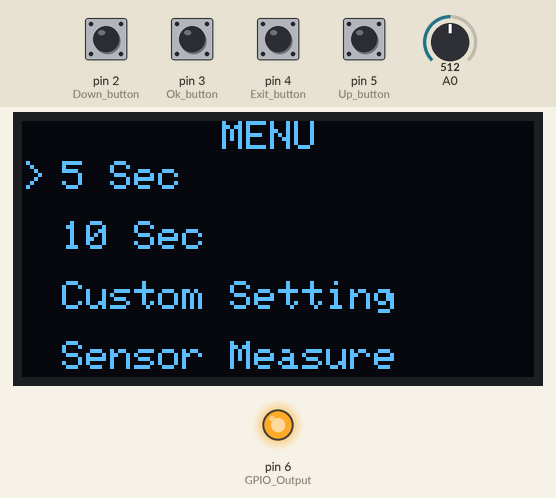
A sketch run on a simulated Arduino Uno, built with avr-gcc and run on an emulated ATmega328P. Shown: 128×64 one-colour display, output pins drawn as LEDs (lit = HIGH). Inputs (shaded band) come from the test bench; at power-on: pin 2 (Down_button), pin 3 (Ok_button), pin 4 (Exit_button), pin 5 (Up_button) HIGH, A0 = 512. What the sketch prints to the serial monitor is not drawn.

Above: at 2.2 s.
2.3 s: pin 3 (Ok_button) pulled LOW for 0.15 s
At 3.5 s:
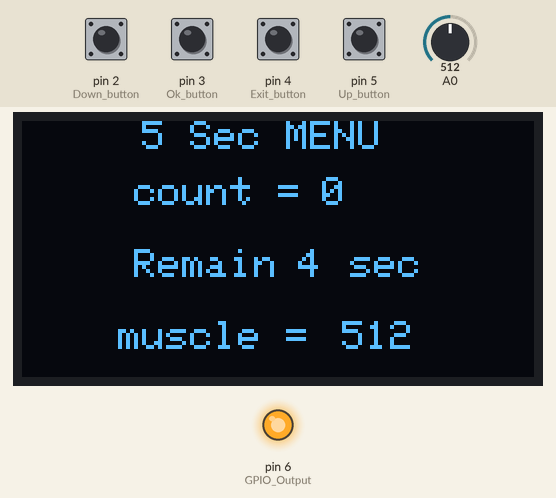
5.4 s: pin 4 (Exit_button) pulled LOW for 0.15 s
At 6.5 s:
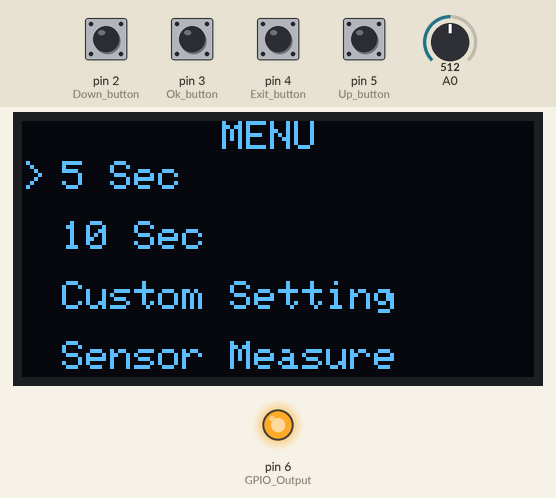
7.3 s: pin 2 (Down_button) pulled LOW for 1 s
At 8.6 s:
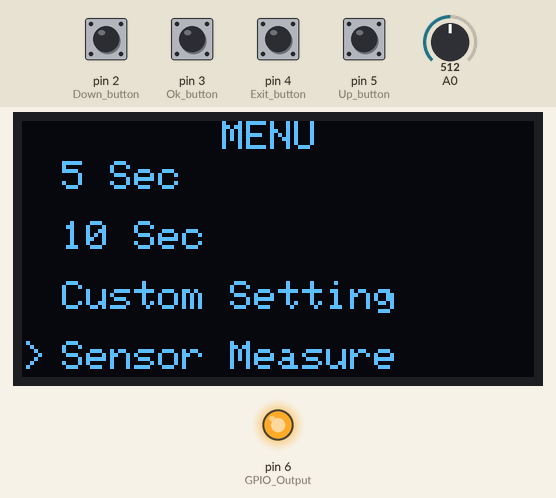
9.8 s: pin 3 (Ok_button) pulled LOW for 1 s
At 11.3 s:
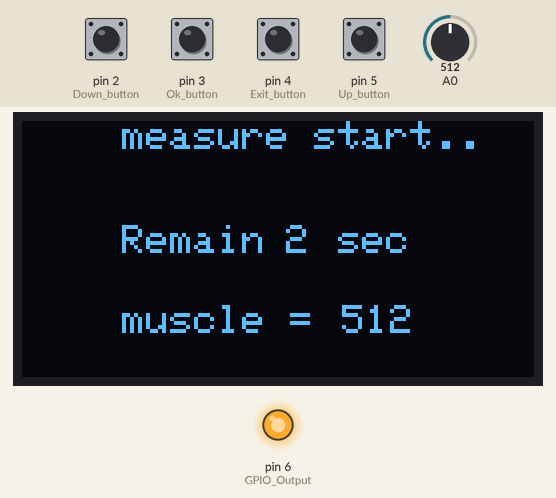
13.8 s: A0 set to 716
At 14.5 s:
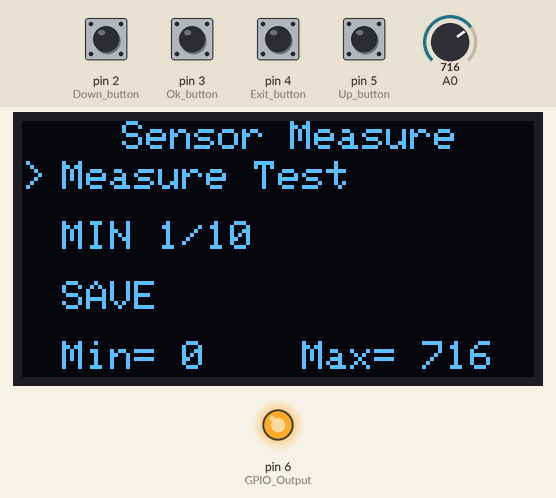
15.5 s: pin 5 (Up_button) pulled LOW for 0.15 s
Timing chart, 0 to 18.2 s (numbered marks = the images above; inputs shaded):
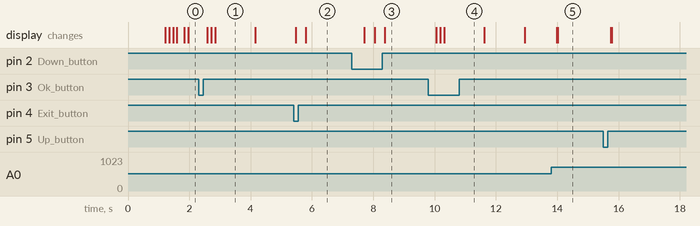

The sketch:

OLED_PLUS_MENU_complete.ino
```cpp
#include <Wire.h>
#include <Adafruit_GFX.h>
#include <Adafruit_SSD1306.h>

#define SCREEN_WIDTH 128 // OLED display width, in pixels
#define SCREEN_HEIGHT 64 // OLED display height, in pixels

Adafruit_SSD1306 display(SCREEN_WIDTH, SCREEN_HEIGHT, &Wire, -1);
/* adafruit SSD1306 라이브러리, 라이브러리 추가하기에도 있습니다.
 *  https://github.com/adafruit/Adafruit_SSD1306
 *  OLED Arduino pin Setting (OLED 핀 세팅)
 * SDA = A4
 * SCL = A5
 * VCC = 5V
 * GND = GND

 * AND Button 2,3,4,5,6,(A0, 근전도)
*/
int SetCursor = 10; int CursorCount = 0; //커서 위치.
int page = 0; //페이지 번호
int save = 0;// Maxdata와 비교해서 최대값 저장하는 변수
int CustomNum = 0; // Custom Setting 시간 설정
int CustomNum2 = 0;
int count = 0; //타이머 몇번 반복했는지 표시하는 변수

int Maxdata = 0; // EMG 값 비교 위해 받아오는 변수
int Maxdata2 = 0;// EMG 최대값 저장 변수
int Mindata = 0;// 최소값
double MinSet = 0.1;// 10% 씩 최소값 설정

// 버튼 핀 설정
int Down_button = 2;
int Ok_button = 3;
int Exit_button = 4;
int Up_button = 5;
int GPIO_Output = 6;

void setup() {
  Serial.begin(115200);

  if(!display.begin(SSD1306_SWITCHCAPVCC, 0x3C)) {
    Serial.println(F("SSD1306 allocation failed"));
    for(;;);
  }
  delay(1000);
  display.clearDisplay();
  display.setTextColor(WHITE);

 pinMode(Down_button, INPUT_PULLUP);
 pinMode(Ok_button, INPUT_PULLUP);
 pinMode(Exit_button, INPUT_PULLUP);
 pinMode(Up_button, INPUT_PULLUP);

 pinMode(GPIO_Output, OUTPUT);
 digitalWrite(GPIO_Output, HIGH);
 //digitalWrite(GPIO_Output, LOW);
}//setup
///////////Button/////////////////////////////////
/// 페이지 커서 초기화 함수 ///
void ClearCount(){
   CursorCount = 0;
   SetCursor = 10;
}

/// 다운 버튼 ///
void Down(){
    SetCursor+=15;
    CursorCount+=1; // 메뉴 번호 카운트

    delay(200);
    if(CursorCount == 4){ClearCount();}
}

/// 업 버튼 ///
void Up(){
    SetCursor-=15;
    CursorCount-=1; // 메뉴 번호 카운트
    if(CursorCount == -1){
      CursorCount = 3; SetCursor = 55;
    }
   delay(200);
}
/// OK 버튼 ///
void Ok(){
   if(CursorCount == 0 && page == 1){ ClearCount(); page+=1; delay(200); }
   if(CursorCount == 1 && page == 1){ ClearCount(); page+=2; delay(200); }
   if(CursorCount == 2 && page == 1){ ClearCount(); page+=3; delay(200); }
   if(CursorCount == 3 && page == 1){ ClearCount(); page+=5; delay(200); }
}
/// 나가기 버튼 ///
void Exit_1(){
   if(page <= 2){
   page=1;
   ClearCount();
   delay(200); }
}

//////////////////////////////////////////////////
void loop(){

//clear display
  display.display();
  display.clearDisplay();

//display Loading time
  display.setTextSize(1);
  display.setCursor(28,32);

//button
 if(digitalRead(Down_button) == LOW){Down();}
 if(digitalRead(Up_button) == LOW){Up();}
 if(digitalRead(Ok_button) == LOW){Ok();}
 if(digitalRead(Exit_button) == LOW){Exit_1();}

/////////////////////////////////////////////////

//Loading page///////////////////
 if(page == 0){
  for(int i = 5; i>0; i--){
      display.display();
      display.clearDisplay();
      display.setCursor(28,32);
      display.print("Loading   sec");
      display.setCursor(76,32);
      display.print(i);
      delay(100);
     }
  page++;
 }

//main page//////////////////////////
 if(page == 1){
    digitalWrite(GPIO_Output, HIGH); // Mircrostim HIGH, 버튼작동 멈춤
    int val = analogRead(A0);
    count = 0; //5, 10 custom 반복횟수 초기화
    delay(100);
    display.setCursor(50,0);
    display.print("MENU");

    display.setCursor(10,10);
    display.print("5 Sec");

    display.setCursor(10,25);
    display.print("10 Sec");

    display.setCursor(10,40);
    display.print("Custom Setting");

    display.setCursor(10,55);
    display.print("Sensor Measure");

    display.setCursor(0,SetCursor);
    display.print(">");
  }

//5 sec//////////////////////////
  if(page == 2){
  for(int i = 50; i>0; i--){
    int val = analogRead(A0);
    display.display();
    display.clearDisplay();
    display.setCursor(30,0);
    display.print("5 Sec MENU");

    display.setCursor(28,14);
    display.print("count = ");
    display.setCursor(75,14);
    display.print(count);

    display.setCursor(28,32);
    display.print("Remain   sec");
    display.setCursor(69,32);
    display.print(i/10);

    display.setCursor(24,50);
    display.print("muscle =  ");
    display.setCursor(80,50);
    display.print(val);

    //Min값과 Max값 사이에 val(근전도 신호)가 잡히면, 5초동안 Microstim 실행
       if(Mindata < val && Maxdata > val){digitalWrite(GPIO_Output, LOW);}
     else{digitalWrite(GPIO_Output, HIGH);}
    delay(100);
    //나가기 버튼, ClearCount()함수 실행, ( > 커서 위치 초기화)
    if(digitalRead(Exit_button) == LOW){break; ClearCount(); page=1;}
    }
    count++;
  }

//10 sec//////////////////////////
  if(page == 3){
  for(int i = 100; i>0; i--){
    int val = analogRead(A0);
    display.display();
    display.clearDisplay();
    display.setCursor(30,0);
    display.print("10 Sec MENU");

    display.setCursor(28,14);
    display.print("count = ");
    display.setCursor(75,14);
    display.print(count);

    display.setCursor(28,32);
    display.print("Remain   sec");
    display.setCursor(69,32);
    display.print(i/10);

    display.setCursor(24,50);
    display.print("muscle =  ");
    display.setCursor(80,50);
    display.print(val);
    //Min값과 Max값 사이에 val(근전도 신호)가 잡히면, 10초동안 Microstim 실행
    if(Mindata < val && Maxdata > val){digitalWrite(GPIO_Output, LOW);}
     else{digitalWrite(GPIO_Output, HIGH);}
    delay(100);
    if(digitalRead(Exit_button) == LOW){break; ClearCount(); page=1;delay(200);}
   }
   count++;
   if(digitalRead(Exit_button) == LOW){ ClearCount(); page=1;}
  }

//custom page/////////////////////
 if(page == 4){
  display.setCursor(30,0);
  display.print("Custom time");
  display.setCursor(10,10);
  display.print("1 Sec +");

  display.setCursor(75,10);
  display.print("Remain");

  display.setCursor(10,25);
  display.print("5 Sec +");

  display.setCursor(10,40);
  display.print("5 Sec -");

  display.setCursor(10,55);
  display.print("Start");

  display.setCursor(89,25);
  display.print(CustomNum);

  display.setCursor(0,SetCursor);
  display.print(">");
   if(digitalRead(Ok_button) == LOW && CursorCount == 0 ){CustomNum+=1; delay(200);}// 1 Sec Setting Button
   if(digitalRead(Ok_button) == LOW && CursorCount == 1 ){CustomNum+=5; delay(200);}// 5 Sec Setting Button
   if(digitalRead(Ok_button) == LOW && CursorCount == 2 ){CustomNum-=5; delay(200);}// -5 Sec Setting Button
   if(CustomNum < -1) {CustomNum = 0;}
   if(digitalRead(Ok_button) == LOW && CursorCount == 3 ){page = 5; delay(200);}// Start Button
   if(digitalRead(Exit_button) == LOW){Exit_1();// 나가기 버튼, 첫번째 메뉴로 돌아감
     ClearCount();
     CustomNum = 0;
     page = 1;
     }

  }
//custom time page/////////////////////
 if(page == 5){
  CustomNum2 = CustomNum;
  for(CustomNum*=10; CustomNum>0; CustomNum--){
    int val = analogRead(A0);
    Serial.println(val);
    display.display();
    display.clearDisplay();
    display.setCursor(30,0);
    display.print("Custom MENU");

    display.setCursor(28,14);
    display.print("count = ");
    display.setCursor(75,14);
    display.print(count);

    display.setCursor(28,32);
    display.print("Remain    sec");
    display.setCursor(69,32);
    display.print(CustomNum/10);

    display.setCursor(24,50);
    display.print("muscle =  ");
    display.setCursor(80,50);
    display.print(val);

    if(Mindata < val && Maxdata > val){digitalWrite(GPIO_Output, LOW);}
     else{digitalWrite(GPIO_Output, HIGH);}
    delay(100);
      if(digitalRead(Exit_button) == LOW){ClearCount(); CustomNum = 0; break; page=1; delay(200);}
     }
     if(digitalRead(Exit_button) == LOW){ ClearCount(); page=1;}
     if(CustomNum < CustomNum2){CustomNum = CustomNum2;}
    count++;
  }

//Sensor Measure/////////////////////
if(page == 6){
    display.setCursor(25,0);
    display.print("Sensor Measure");

    display.setCursor(10,10);
    display.print("Measure Test");

    display.setCursor(10,25);
    display.print("MIN 1/10");

    display.setCursor(10,40);
    display.print("SAVE");

    display.setCursor(10,55);
    display.print("Min=  ");
    display.setCursor(40,55);
    display.print(Mindata);

    display.setCursor(70,55);
    display.print("Max=  ");
    display.setCursor(100,55);
    display.print(Maxdata);

    display.setCursor(0,SetCursor);
    display.print(">");
    // 1번째 커서 - measure start (측정 시작)
    if(digitalRead(Ok_button) == LOW && CursorCount == 0 ){page = 7;}

    // 2번째 커서 - Maxdata(최대값)의 10분의 1씩 커지면서 Mindata(최소값) 설정 - 2번째 커서
    if(digitalRead(Ok_button) == LOW && CursorCount == 1 && Maxdata > 0){
      Mindata = Maxdata * MinSet;
      MinSet+=0.1;
      if(MinSet > 1.1){Mindata = 0; MinSet = 0.1;}
      delay(200);
     }

    // 3번째 커서 - 최대값, 최소값 저장 후 첫번째 페이지로 이동(측정 범위 저장하기 위해서 꼭 해야함. 아니면 초기화)
    if(digitalRead(Ok_button) == LOW && CursorCount == 2){
      Maxdata = Maxdata; Mindata = Mindata;
      ClearCount(); page = 1;
      delay(200);
    }
   if(CursorCount == 3){ClearCount();}// 커서 위치 조정, 첫번째로 돌아감
   if(digitalRead(Exit_button) == LOW){// 나가기 버튼, 첫번째 메뉴로 돌아감
     ClearCount();
     CustomNum = 0;
     Maxdata = 0;
     Mindata = 0;
     Maxdata2 = 0;
     page = 1; }
  }

//test start/////////////////////
 if(page == 7){
  int a = 30; //반복문 설정시간 10 = 1초
  Maxdata = 0;
  for(a; a>0; a--){
    int val = analogRead(A0);
    Serial.println(val);
    display.display();

    display.clearDisplay();
    display.setCursor(25,0);
    display.print("measure start..");

    display.setCursor(25,26);
    display.print("Remain   sec");
    display.setCursor(66,26);
    display.print(a/10);

    display.setCursor(25,46);
    display.print("muscle =  ");
    display.setCursor(80,46);
    display.print(val);

    Maxdata = max(val, Maxdata2);
    if(val > Maxdata2){ Maxdata2 = val; }
    delay(100);
     if(a == 1){
          ClearCount();
          CustomNum = 0;
          page = 6;
      }
    if(digitalRead(Exit_button) == LOW){ClearCount(); page = 6; break;}
   }

 }
}//loop
```

Measured:
- after the input at 2.3 s, the display: first changes after 0.28 s (image 1 shows a later state)
- after the input at 5.4 s, the display: first differs from a run without the input after 0.40 s (image 2)
- after the input at 7.3 s, the display: first changes after 0.41 s (image 3 shows a later state)
- after the input at 9.8 s, the display: first changes after 0.25 s (image 4 shows a later state)
- after the input at 13.8 s, the display: first changes after 0.19 s (image 5 shows a later state)
- what the display in image 1 shows lasts 1.4 s, from 2.8 s to 4.2 s
